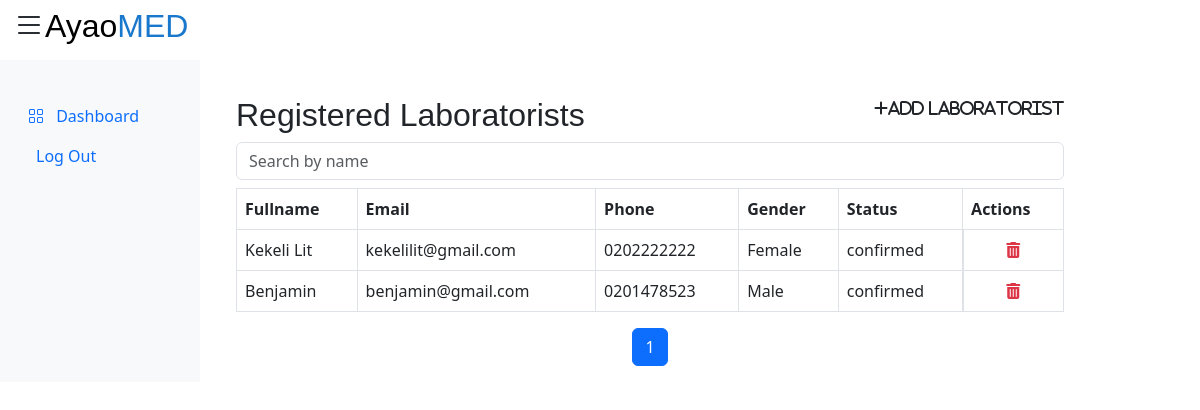
Screenshot of /dashboard/admin/laboratorists/landing_page.php with the database file from the repository.
### tables this page shows
CREATE TABLE `laboratorists` (
  `id` int(11) NOT NULL,
  `fullname` varchar(255) NOT NULL,
  `email` varchar(255) NOT NULL,
  `phone` varchar(20) NOT NULL,
  `date_of_birth` date NOT NULL,
  `gender` enum('Male','Female','Other') NOT NULL,
  `address` text DEFAULT NULL,
  `location` varchar(255) DEFAULT NULL,
  `password` varchar(255) NOT NULL,
  `status` enum('unconfirmed','pending','confirmed') NOT NULL DEFAULT 'unconfirmed'
);

### dashboard/admin/laboratorists/landing_page.php (the view, shortened to what this page needs)
<?php
require_once "../../../config/db.php";
?>
<!DOCTYPE html>
<html lang="en">
<head>
  <link rel="stylesheet" href="../../../assets/styles/d_db_style.css">
  <link href="https://cdn.jsdelivr.net/npm/bootstrap@5.3.0-alpha3/dist/css/bootstrap.min.css" rel="stylesheet">
  <link rel="stylesheet" href="https://cdn.jsdelivr.net/npm/bootstrap-icons@1.10.2/font/bootstrap-icons.css">
  <link rel="stylesheet" href="https://cdnjs.cloudflare.com/ajax/libs/font-awesome/6.4.0/css/all.css">
  <link rel="stylesheet" href="https://cdnjs.cloudflare.com/ajax/libs/font-awesome/6.4.0/css/fontawesome.css">
  <link rel="stylesheet" href="https://cdnjs.cloudflare.com/ajax/libs/font-awesome/6.4.0/css/brands.min.css">
  <link rel="stylesheet" href="https://cdnjs.cloudflare.com/ajax/libs/font-awesome/6.4.0/css/solid.min.css">
</head>
<body>
  <div class="container-fluid">
    <div class="row">
            <div class="col-md-3 col-lg-2 bg-light">
        <ul class="nav flex-column py-5 my-5 position-fixed">
          <li class="nav-item">
            <a class="nav-link" href="#">
              <i class="bi bi-grid me-2"></i>
              Dashboard
            </a>
          </li>
          <li class="nav-item">
            <a class="nav-link" href="../../../account/logout.php">
              Log Out
            </a>
          </li>
        </ul>
      </div>
      <div class="col-md-9 col-lg-9">
        <main class="main mt-5 pt-5">
          <div class="topbar fixed-top bg-white">
            <button class="btn d-flex align-items-center" type="button" data-bs-toggle="offcanvas" data-bs-target="#offcanvasWithBothOptions" aria-controls="offcanvasWithBothOptions">
              <h2 class=""><i class="pl-5 bi bi-list fs-2"></i><span class="text-black">Ayao</span><span class="text-blue">MED</span></h2>
            </button>
          </div>
          <section class="container">
            <section class="container">
              <?php
              $role = "laboratorists";
              $items_per_page = 5;
              $current_page = isset($_GET['page']) ? $_GET['page'] : 1;
              $offset = ($current_page - 1) * $items_per_page;
              $columns = array();
              $query = "SHOW COLUMNS FROM $role";
              $result = mysqli_query($connection, $query);
              while ($row = mysqli_fetch_assoc($result)) {
                $column_name = $row['Field'];
                if ($column_name !== 'id' && $column_name !== 'password' && $column_name !== 'date_of_birth' && $column_name !== 'address' && $column_name !== 'location' && $column_name !== 'status') {
                  $columns[] = $column_name;
                }
              }
              $columns[] = 'status';
              ?>
              <div class="d-flex justify-content-between">
                <h2>Registered <?php echo ucfirst($role); ?></h2>
                <p><a href="../../laboratorist/register.php" class="nav-link"><i class="fas fa-plus fa-md rounded-circle">Add Laboratorist</i></a></p>
              </div>
              <div class="table-responsive">
                <input type="text" class="form-control mb-2" id="searchInput" placeholder="Search by name">
                <table class="table table-bordered">
                  <thead>
                    <tr>
                      <?php foreach ($columns as $column) : ?>
                        <th><?php echo ucfirst($column); ?></th>
                      <?php endforeach; ?>
                      <th>Actions</th>
                    </tr>
                  </thead>
                  <tbody>
                    <?php
                    $sql = "SELECT " . implode(", ", $columns) . ", id, status FROM $role";
                    $sql .= " LIMIT $items_per_page OFFSET $offset";
                    $result = mysqli_query($connection, $sql);
                    while ($row = mysqli_fetch_assoc($result)) :
                    ?>
                      <tr>
                        <?php foreach ($columns as $column) : ?>
                          <td><?php echo $row[$column]; ?></td>
                        <?php endforeach; ?>
                        <td class="d-flex justify-content-evenly">
                          <a href="#" class="delete-link" data-id="<?php echo $row['id']; ?>" data-role="<?php echo $role; ?>">
                            <i class="fas fa-trash-alt text-danger"></i>
                          </a>
                        </td>
                      </tr>
                    <?php endwhile; ?>
                  </tbody>
                </table>
              </div>
              <nav aria-label="Page navigation example">
                <ul class="pagination justify-content-center">
                  <?php
                  $page_count = ceil(mysqli_num_rows(mysqli_query($connection, "SELECT * FROM $role")) / $items_per_page);
                  for ($i = 1; $i <= $page_count; $i++) :
                  ?>
                    <li class="page-item <?php echo ($current_page == $i) ? 'active' : ''; ?>"><a class="page-link" href="?page=<?php echo $i; ?>"><?php echo $i; ?></a></li>
                  <?php endfor; ?>
                </ul>
              </nav>
            </section>
          </section>
        </main>
      </div>
    </div>
  </div>
</body>
</html>

### assets/styles/d_db_style.css (style rules this page uses)
:root { scroll-behavior: smooth; --primary-color: rgb(25, 119, 204); }
.text-blue { color: var(--primary-color); }
body { font-family: "Open Sans", sans-serif; background: #f6f9ff; color: #444444; }
a { color: #4154f1; text-decoration: none; }
h1, h2, h3, h4, h5, h6 { font-family: "Nunito", sans-serif; }

### rows the page displays
laboratorists: fullname "Kekeli Lit", email "kekelilit@gmail.com", phone "0202222222", gender "Female", status "confirmed"
laboratorists: fullname "Benjamin", email "benjamin@gmail.com", phone "0201478523", gender "Male", status "confirmed"

### other values shown
$role "Laboratorists"
$column "Fullname"
$column "Email"
$column "Phone"
$column "Gender"
$column "Status"
